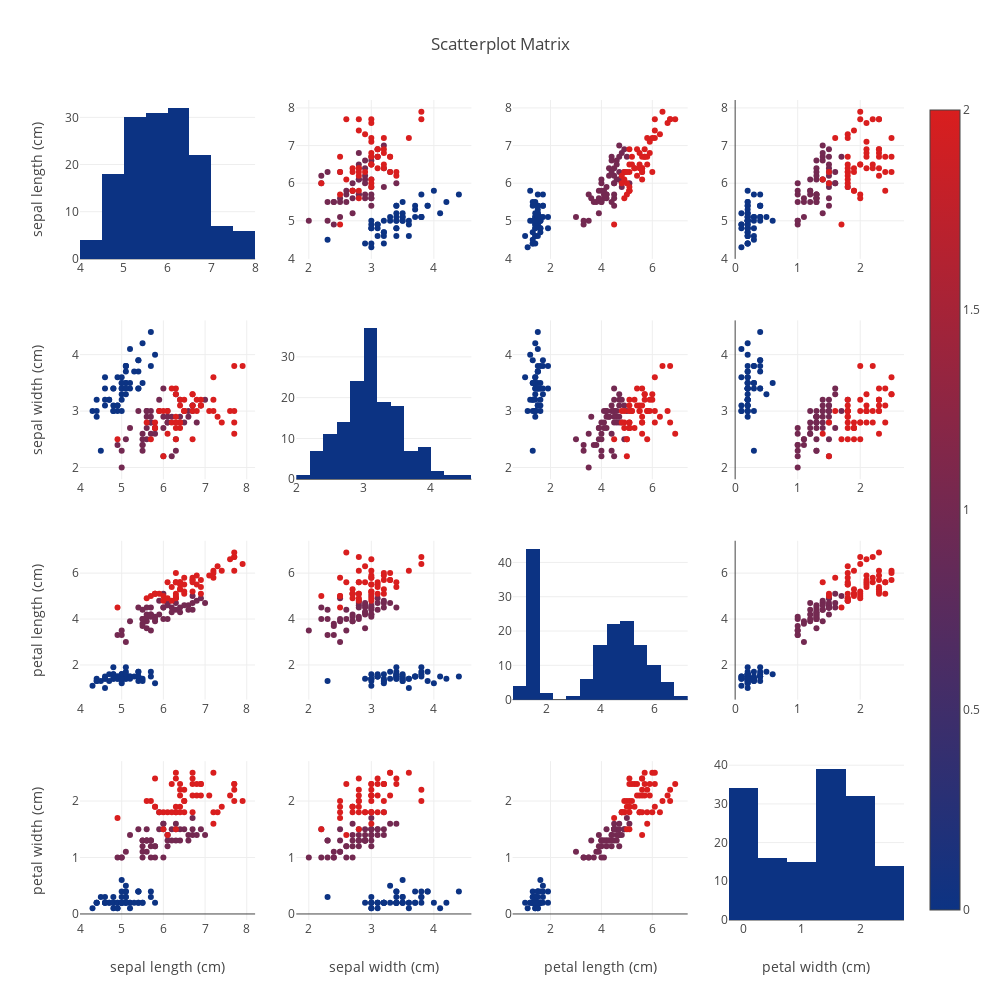

This figure's notebook cell:
### Markdown cell above
## scatterplot matrix

### Code cell
fig = ff.create_scatterplotmatrix(df, index='target',
                                  diag='histogram',
                                  colormap='Portland', 
                                  colormap_type='cat',
                                  height=1000,
                                  width=1000)
iplot(fig)

### Figure 1 — Plotly figure (JSON) as saved in the notebook; plotly's stock layout.template omitted (floating-point values rounded to 4 significant figures; data arrays with more than 128 entries replaced by an {"elided": "..."} marker saying what was removed)
{"data": [{"marker": {"color": "rgb(12, 51, 131)"}, "showlegend": false, "type": "histogram", "uid": "0cb94f56-3d28-41e3-8e94-22d6d6eea26d", "x": {"elided": "150 float values"}, "xaxis": "x", "yaxis": "y"}, {"marker": {"color": {"elided": "150 int values"}, "colorscale": [[0, "rgb(12, 51, 131)"], [1, "rgb(217, 30, 30)"]], "showscale": true, "size": 6}, "mode": "markers", "showlegend": false, "type": "scatter", "uid": "96f009f0-d149-440b-b29a-119fa88982da", "x": {"elided": "150 float values"}, "xaxis": "x2", "y": {"elided": "150 float values"}, "yaxis": "y2"}, {"marker": {"color": {"elided": "150 int values"}, "colorscale": [[0, "rgb(12, 51, 131)"], [1, "rgb(217, 30, 30)"]], "showscale": false, "size": 6}, "mode": "markers", "showlegend": false, "type": "scatter", "uid": "f70f0163-48c0-414f-b154-52df8ec4c9ad", "x": {"elided": "150 float values"}, "xaxis": "x3", "y": {"elided": "150 float values"}, "yaxis": "y3"}, {"marker": {"color": {"elided": "150 int values"}, "colorscale": [[0, "rgb(12, 51, 131)"], [1, "rgb(217, 30, 30)"]], "showscale": false, "size": 6}, "mode": "markers", "showlegend": false, "type": "scatter", "uid": "6c4c006e-4155-4d6e-93b0-ee7a03c0bf48", "x": {"elided": "150 float values"}, "xaxis": "x4", "y": {"elided": "150 float values"}, "yaxis": "y4"}, {"marker": {"color": {"elided": "150 int values"}, "colorscale": [[0, "rgb(12, 51, 131)"], [1, "rgb(217, 30, 30)"]], "showscale": false, "size": 6}, "mode": "markers", "showlegend": false, "type": "scatter", "uid": "36d5d974-a4f2-46c2-8ed3-3aacbccaccd2", "x": {"elided": "150 float values"}, "xaxis": "x5", "y": {"elided": "150 float values"}, "yaxis": "y5"}, {"marker": {"color": "rgb(12, 51, 131)"}, "showlegend": false, "type": "histogram", "uid": "88a2ec3d-3ba5-457e-940d-cdc76e514791", "x": {"elided": "150 float values"}, "xaxis": "x6", "yaxis": "y6"}, {"marker": {"color": {"elided": "150 int values"}, "colorscale": [[0, "rgb(12, 51, 131)"], [1, "rgb(217, 30, 30)"]], "showscale": false, "size": 6}, "mode": "markers", "showlegend": false, "type": "scatter", "uid": "237d059c-accf-452a-a58e-317431b205d0", "x": {"elided": "150 float values"}, "xaxis": "x7", "y": {"elided": "150 float values"}, "yaxis": "y7"}, {"marker": {"color": {"elided": "150 int values"}, "colorscale": [[0, "rgb(12, 51, 131)"], [1, "rgb(217, 30, 30)"]], "showscale": false, "size": 6}, "mode": "markers", "showlegend": false, "type": "scatter", "uid": "6d85b87f-0b9b-4395-963d-6d5b8c0d03f7", "x": {"elided": "150 float values"}, "xaxis": "x8", "y": {"elided": "150 float values"}, "yaxis": "y8"}, {"marker": {"color": {"elided": "150 int values"}, "colorscale": [[0, "rgb(12, 51, 131)"], [1, "rgb(217, 30, 30)"]], "showscale": false, "size": 6}, "mode": "markers", "showlegend": false, "type": "scatter", "uid": "e0724421-8ebf-4b65-ad17-25c20b8d2574", "x": {"elided": "150 float values"}, "xaxis": "x9", "y": {"elided": "150 float values"}, "yaxis": "y9"}, {"marker": {"color": {"elided": "150 int values"}, "colorscale": [[0, "rgb(12, 51, 131)"], [1, "rgb(217, 30, 30)"]], "showscale": false, "size": 6}, "mode": "markers", "showlegend": false, "type": "scatter", "uid": "466b80b6-b6d2-40fc-ba88-9e917aa4b581", "x": {"elided": "150 float values"}, "xaxis": "x10", "y": {"elided": "150 float values"}, "yaxis": "y10"}, {"marker": {"color": "rgb(12, 51, 131)"}, "showlegend": false, "type": "histogram", "uid": "8fd0f7c8-7b18-4336-8ba2-9ffdfc222aef", "x": {"elided": "150 float values"}, "xaxis": "x11", "yaxis": "y11"}, {"marker": {"color": {"elided": "150 int values"}, "colorscale": [[0, "rgb(12, 51, 131)"], [1, "rgb(217, 30, 30)"]], "showscale": false, "size": 6}, "mode": "markers", "showlegend": false, "type": "scatter", "uid": "367d8b58-563d-4bec-8af6-11b4fa0cb8f7", "x": {"elided": "150 float values"}, "xaxis": "x12", "y": {"elided": "150 float values"}, "yaxis": "y12"}, {"marker": {"color": {"elided": "150 int values"}, "colorscale": [[0, "rgb(12, 51, 131)"], [1, "rgb(217, 30, 30)"]], "showscale": false, "size": 6}, "mode": "markers", "showlegend": false, "type": "scatter", "uid": "8d4f54ca-3823-4629-8942-6b2ab0e7cb44", "x": {"elided": "150 float values"}, "xaxis": "x13", "y": {"elided": "150 float values"}, "yaxis": "y13"}, {"marker": {"color": {"elided": "150 int values"}, "colorscale": [[0, "rgb(12, 51, 131)"], [1, "rgb(217, 30, 30)"]], "showscale": false, "size": 6}, "mode": "markers", "showlegend": false, "type": "scatter", "uid": "32593b6d-e9b4-4fb1-8d91-3ebaac762d9d", "x": {"elided": "150 float values"}, "xaxis": "x14", "y": {"elided": "150 float values"}, "yaxis": "y14"}, {"marker": {"color": {"elided": "150 int values"}, "colorscale": [[0, "rgb(12, 51, 131)"], [1, "rgb(217, 30, 30)"]], "showscale": false, "size": 6}, "mode": "markers", "showlegend": false, "type": "scatter", "uid": "3db2a8d5-518b-404a-9168-7a92028e1c53", "x": {"elided": "150 float values"}, "xaxis": "x15", "y": {"elided": "150 float values"}, "yaxis": "y15"}, {"marker": {"color": "rgb(12, 51, 131)"}, "showlegend": false, "type": "histogram", "uid": "05e9980d-e21d-41d7-9a5d-ea07fc5d0c14", "x": {"elided": "150 float values"}, "xaxis": "x16", "yaxis": "y16"}], "layout": {"barmode": "stack", "height": 1000, "showlegend": true, "title": {"text": "Scatterplot Matrix"}, "width": 1000, "xaxis": {"anchor": "y", "autorange": true, "domain": [0, 0.2125], "range": [4, 8], "type": "linear"}, "xaxis10": {"anchor": "y10", "autorange": true, "domain": [0.2625, 0.475], "range": [1.8, 4.6], "type": "linear"}, "xaxis11": {"anchor": "y11", "autorange": true, "domain": [0.525, 0.7375], "range": [0.75, 7.25], "type": "linear"}, "xaxis12": {"anchor": "y12", "autorange": true, "domain": [0.7875, 1], "range": [-0.1001, 2.7], "type": "linear"}, "xaxis13": {"anchor": "y13", "autorange": true, "domain": [0, 0.2125], "range": [4.0, 8.2], "title": {"text": "sepal length (cm)"}, "type": "linear"}, "xaxis14": {"anchor": "y14", "autorange": true, "domain": [0.2625, 0.475], "range": [1.8, 4.6], "title": {"text": "sepal width (cm)"}, "type": "linear"}, "xaxis15": {"anchor": "y15", "autorange": true, "domain": [0.525, 0.7375], "range": [0.508, 7.392], "title": {"text": "petal length (cm)"}, "type": "linear"}, "xaxis16": {"anchor": "y16", "autorange": true, "domain": [0.7875, 1], "range": [-0.25, 2.75], "title": {"text": "petal width (cm)"}, "type": "linear"}, "xaxis2": {"anchor": "y2", "autorange": true, "domain": [0.2625, 0.475], "range": [1.8, 4.6], "type": "linear"}, "xaxis3": {"anchor": "y3", "autorange": true, "domain": [0.525, 0.7375], "range": [0.508, 7.392], "type": "linear"}, "xaxis4": {"anchor": "y4", "autorange": true, "domain": [0.7875, 1], "range": [-0.1001, 2.7], "type": "linear"}, "xaxis5": {"anchor": "y5", "autorange": true, "domain": [0, 0.2125], "range": [4.0, 8.2], "type": "linear"}, "xaxis6": {"anchor": "y6", "autorange": true, "domain": [0.2625, 0.475], "range": [2.0, 4.6], "type": "linear"}, "xaxis7": {"anchor": "y7", "autorange": true, "domain": [0.525, 0.7375], "range": [0.508, 7.392], "type": "linear"}, "xaxis8": {"anchor": "y8", "autorange": true, "domain": [0.7875, 1], "range": [-0.1001, 2.7], "type": "linear"}, "xaxis9": {"anchor": "y9", "autorange": true, "domain": [0, 0.2125], "range": [4.0, 8.2], "type": "linear"}, "yaxis": {"anchor": "x", "autorange": true, "domain": [0.8063, 1], "range": [0, 33.68], "title": {"text": "sepal length (cm)"}}, "yaxis10": {"anchor": "x10", "autorange": true, "domain": [0.2687, 0.4625], "range": [0.4908, 7.409], "type": "linear"}, "yaxis11": {"anchor": "x11", "autorange": true, "domain": [0.2687, 0.4625], "range": [0, 46.32]}, "yaxis12": {"anchor": "x12", "autorange": true, "domain": [0.2687, 0.4625], "range": [0.4908, 7.409], "type": "linear"}, "yaxis13": {"anchor": "x13", "autorange": true, "domain": [0, 0.1938], "range": [-0.1071, 2.707], "title": {"text": "petal width (cm)"}, "type": "linear"}, "yaxis14": {"anchor": "x14", "autorange": true, "domain": [0, 0.1938], "range": [-0.1071, 2.707], "type": "linear"}, "yaxis15": {"anchor": "x15", "autorange": true, "domain": [0, 0.1938], "range": [-0.1071, 2.707], "type": "linear"}, "yaxis16": {"anchor": "x16", "autorange": true, "domain": [0, 0.1938], "range": [0, 41.05]}, "yaxis2": {"anchor": "x2", "autorange": true, "domain": [0.8063, 1], "range": [3.989, 8.211], "type": "linear"}, "yaxis3": {"anchor": "x3", "autorange": true, "domain": [0.8063, 1], "range": [3.989, 8.211], "type": "linear"}, "yaxis4": {"anchor": "x4", "autorange": true, "domain": [0.8063, 1], "range": [3.989, 8.211], "type": "linear"}, "yaxis5": {"anchor": "x5", "autorange": true, "domain": [0.5375, 0.7312], "range": [1.793, 4.607], "title": {"text": "sepal width (cm)"}, "type": "linear"}, "yaxis6": {"anchor": "x6", "autorange": true, "domain": [0.5375, 0.7312], "range": [0, 38.95]}, "yaxis7": {"anchor": "x7", "autorange": true, "domain": [0.5375, 0.7312], "range": [1.793, 4.607], "type": "linear"}, "yaxis8": {"anchor": "x8", "autorange": true, "domain": [0.5375, 0.7312], "range": [1.793, 4.607], "type": "linear"}, "yaxis9": {"anchor": "x9", "autorange": true, "domain": [0.2687, 0.4625], "range": [0.4908, 7.409], "title": {"text": "petal length (cm)"}, "type": "linear"}}}
